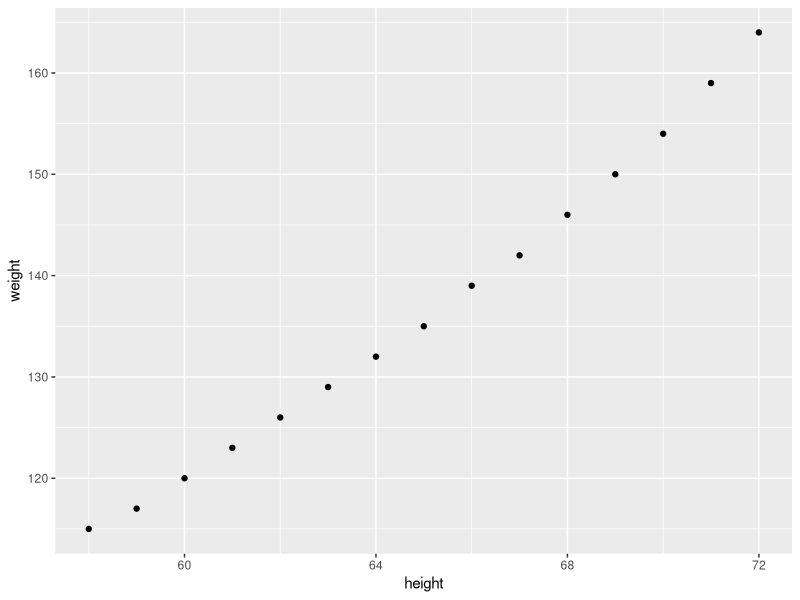
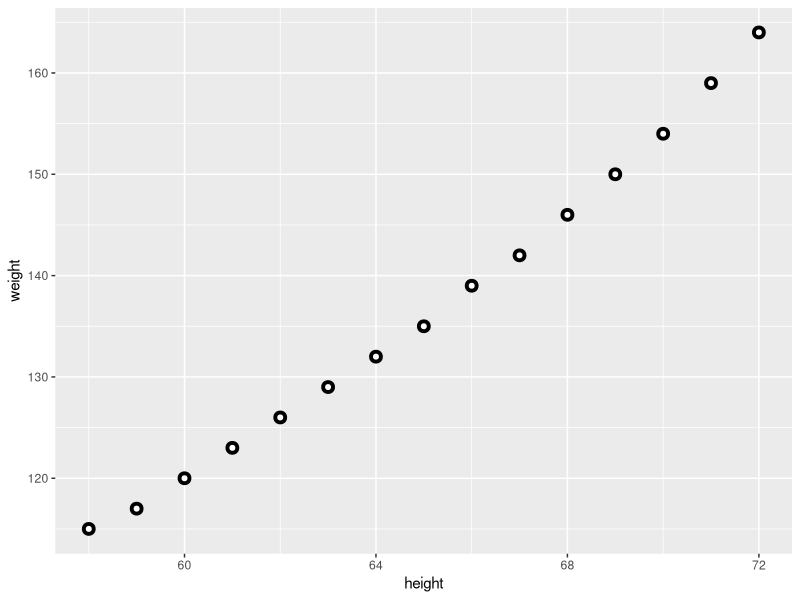

Write the R code that produced these figures, in order.
#This code chunk identifies my working directory 
#and sets it to where I want to save and fetch files
#TASK: fill in between the parentheses if needed. 
#If not needed, make the two lines a comment
#getwd()
setwd("~/")

#This brings the 'women' data into my environment from Base R
women

#This code saves the women data as a dataframe with my name
#TASK: Change Anna to your name
Iryna_mydata<-women

#This code chunk allows me to see the top 2 rows of my data
#TASK: replace the ? with the function that returns the top rows
head(Iryna_mydata, 2)

#This code chunk shows me the structure 
#Such as number of columns, number of observations, column name, and column type
#Task: Complete the comment above 
#by filling in the blank with what else the str function returns
str(Iryna_mydata)

#This code chunk shows me some basic summary stats
#Such as Min, First Quartile, Median, Mean, and Max
#Task: Complete the comment above
summary(Iryna_mydata)

#this allows me to apply the function to just one certain column
#Task: replace the ? in the code below with the correct character
mean(Iryna_mydata$height)

#This allows me to save one column as its own object ('values' in the Environment)
#I can see the values in the Environment window
Just_Height<-(Iryna_mydata$height)
#Task: Write the code below to create an object for the just weight column
Just_Weight<-(Iryna_mydata$weight)

#This takes the individual objects ('values' in the Environment) and creates a dataframe
#I can see the Data in the Environment 
#Task: replace the ? in the code below with the correct character
HeightandWeight<-data.frame(Just_Height, Just_Weight)

#This code chunk creates a subset from my dataset
#Note that the subset only appears in the Console (not the Environment)
#If I wanted to save the subset, I would need to name it as done in the code above
HeightAbove65<-subset(HeightandWeight, Just_Height>65)

#TASK: replace the ?'s below with the correct functions
#This shows me how many rows are in my dataset
nrow(HeightandWeight)
#This shows me how many columns are in my dataset
ncol(HeightandWeight)

#This also shows me how many rows and columns with just one function
#TASK: replace the ? with the correct function
dim(HeightandWeight)

#This code will install the tibble package
install.packages("tibble")
#This code calls the tibble package so I can use its functions
library(tibble)

#TASK: Run the next few lines of code and note the difference in what the lines return
#Put your noted difference in a new comment below
#First object has 4 columns. Two columns from HeightandWeight and two named columns: height and weight
#Second object has only two columns named height and weight
NewWomen<-tibble(HeightandWeight, height=Just_Height, weight=Just_Weight)
NewWomen1<-tibble(height=Just_Height, weight=Just_Weight)
View(NewWomen)
View(NewWomen1)

#This installs the ggplot2 package
#TASK: replace the ? with the word needed to install the ggplot2 package
install.packages("ggplot2")

#This calls the gglot2 package so I can use the functions in it
#TASK: replace the ? with the function that call the package
library(ggplot2)

#This produces a scatterplot of the height and weight columns
ggplot(NewWomen, aes(x=height, y=weight)) + 
  geom_point()

#Optional 'Just for fun' TASK: Change the arguments for the geom point and see what happens to the plot
ggplot(NewWomen, aes(x=height, y=weight)) + 
  geom_point(shape = 21, colour = "black", fill = "white", size = 2, stroke = 2)
